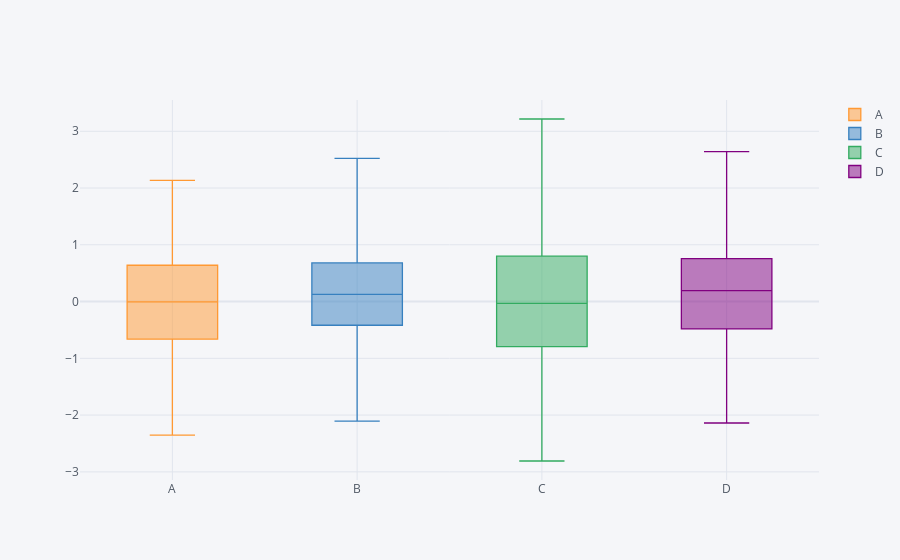

The notebook cell saved with this chart:
### Markdown cell above
# Box Plot

### Code cell
df.iplot(kind='box')
